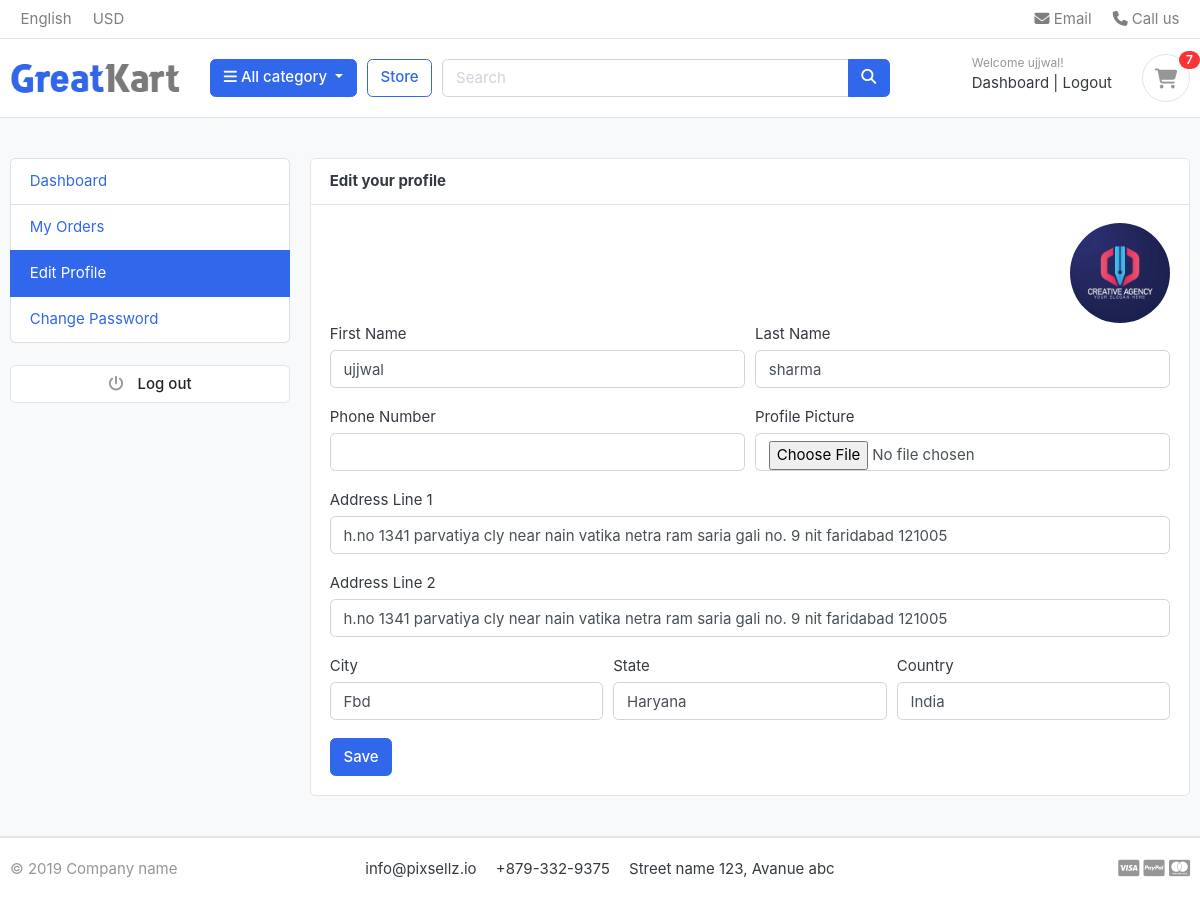
/accounts/edit_profile/ (signed in), run on the app's committed database.
### accounts/models.py (models this page shows, shortened)
class Account(AbstractBaseUser):
    first_name      = models.CharField(max_length=50)
    last_name       = models.CharField(max_length=50)
    username        = models.CharField(max_length=50, unique=True)
    email           = models.EmailField(max_length=100, unique=True)
    phone_number    = models.CharField(max_length=50)
    date_joined     = models.DateTimeField(auto_now_add=True)
    last_login      = models.DateTimeField(auto_now_add=True)
    is_admin        = models.BooleanField(default=False)
    is_staff        = models.BooleanField(default=False)
    is_active        = models.BooleanField(default=False)
    is_superadmin        = models.BooleanField(default=False)
    USERNAME_FIELD = 'email'
    REQUIRED_FIELDS = ['username', 'first_name', 'last_name']
    objects = MyAccountManager()

class UserProfile(models.Model):
    user = models.OneToOneField(Account, on_delete=models.CASCADE)
    address_line_1 = models.CharField(blank=True, max_length=100)
    address_line_2 = models.CharField(blank=True, max_length=100)
    profile_picture = models.ImageField(blank=True, upload_to='userprofile')
    city = models.CharField(blank=True, max_length=20)
    state = models.CharField(blank=True, max_length=20)
    country = models.CharField(blank=True, max_length=20)

### accounts/views.py (the view)
# urls.py: path('edit_profile/', views.edit_profile, name='edit_profile'),
@login_required(login_url='login')
def edit_profile(request):
    userprofile = get_object_or_404(UserProfile, user=request.user)
    if request.method == 'POST':
        user_form = UserForm(request.POST, instance=request.user)
        profile_form = UserProfileForm(request.POST, request.FILES, instance=userprofile)
        if user_form.is_valid() and profile_form.is_valid():
            user_form.save()
            profile_form.save()
            messages.success(request, 'Your profile has been updated.')
            return redirect('edit_profile')
    else:
        user_form = UserForm(instance=request.user)
        profile_form = UserProfileForm(instance=userprofile)
    context = {
        'user_form': user_form,
        'profile_form': profile_form,
        'userprofile': userprofile,
    }
    return render(request, 'accounts/Edit_Profile.html', context)

### accounts/forms.py
class UserForm(forms.ModelForm):
    class Meta:
        model = Account
        fields = ('first_name', 'last_name', 'phone_number')
    def __init__(self, *args, **kwargs):
        super(UserForm, self).__init__(*args, **kwargs)
        for field in self.fields:
            self.fields[field].widget.attrs['class'] = 'form-control'

class UserProfileForm(forms.ModelForm):
    profile_picture = forms.ImageField(required=False, error_messages = {'invalid':("Image files only")}, widget=forms.FileInput)
    class Meta:
        model = UserProfile
        fields = ('address_line_1', 'address_line_2', 'city', 'state', 'country', 'profile_picture')
    def __init__(self, *args, **kwargs):
        super(UserProfileForm, self).__init__(*args, **kwargs)
        for field in self.fields:
            self.fields[field].widget.attrs['class'] = 'form-control'

### carts/context_processors.py (called while the page is built)
def counter(request):
    cart_count = 0
    if 'admin' in request.path:
        return {}
    else:
        try:
            cart = Cart.objects.filter(cart_id = _cart_id(request))
            if request.user.is_authenticated:
                cart_items = CartItem.objects.all().filter(user=request.user)
            else:
                cart_items = CartItem.objects.all().filter(cart=cart[:1])
            for cart_item in cart_items:
                cart_count += cart_item.quantity
        except Cart.DoesNotExist:
            cart_count = 0
    return dict(cart_count=cart_count)

### carts/views.py (called while the page is built)
def  _cart_id(request):
    cart = request.session.session_key
    if not cart:
        cart = request.session.create()
    return cart

### category/context_processors.py (called while the page is built)
def menu_links(request):
    links = Category.objects.all()
    return dict(links = links)

### category/models.py (called while the page is built)
    def get_url(self):
        return reverse('products_by_category', args=[self.slug])             # products_by_category =url name

### templates/accounts/Edit_Profile.html (shortened to what this page needs)
{% extends 'base.html' %}
{% block content %}
<section class="section-conten padding-y bg">
<div class="container">
	<div class="row">
	{% include 'includes/dashboard_sidebar.html' %}
	<main class="col-md-9">
		<article class="card">
		<header class="card-header">
			<strong class="d-inline-block mr-3">Edit your profile</strong>
		</header>
		<div class="card-body">
			<div class="text-right">
				<img src="{{userprofile.profile_picture.url}}" alt="Profile Picture" width="100" style="border-radius:50px;">
			</div>
			<div class="row">
			<div class="col-md-12">
				<form action="{% url 'edit_profile' %}" method="POST" enctype="multipart/form-data">
					<div class="form-row">
						<div class="form-group col-md-6">
							<label>First Name</label>
							{{user_form.first_name}}
						</div>
						<div class="form-group col-md-6">
							<label>Last Name</label>
							{{user_form.last_name}}
						</div>
					</div>
					<div class="form-row">
						<div class="form-group col-md-6">
							<label>Phone Number</label>
							{{user_form.phone_number}}
						</div>
						<div class="form-group col-md-6">
							<label>Profile Picture</label>
							{{profile_form.profile_picture}}
						</div>
					</div>
					<div class="form-group">
						<label>Address Line 1</label>
						{{profile_form.address_line_1}}
					</div>
					<div class="form-group">
						<label>Address Line 2</label>
						{{profile_form.address_line_2}}
					</div>
					<div class="form-row">
						<div class="form-group col-md-4">
							<label>City</label>
							{{profile_form.city}}
						</div>
						<div class="form-group col-md-4">
							<label>State</label>
							{{profile_form.state}}
						</div>
						<div class="form-group col-md-4">
							<label>Country</label>
							{{profile_form.country}}
						</div>
					</div>
					<input type="submit" value="Save" class="btn btn-primary">
				</form>
			</div>
			</div>
		</div>
		</article>
	</main>
</div>
</div>
</section>
{% endblock %}

### templates/includes/navbar.html (shortened to what this page needs)
{% load static %}
<header class="section-header">
    <nav class="navbar p-md-0 navbar-expand-sm navbar-light border-bottom">
    <div class="container">
      <div class="collapse navbar-collapse" id="navbarTop4">
        <ul class="navbar-nav mr-auto">
            <li class="nav-item dropdown">
                 <a href="#" class="nav-link">   English </a>
            </li>
            <li class="nav-item dropdown">
                <a href="#" class="nav-link"> USD </a>
            </li>
        </ul>
        <ul class="navbar-nav">
            <li><a href="#" class="nav-link"> <i class="fa fa-envelope"></i> Email </a></li>
            <li><a href="#" class="nav-link"> <i class="fa fa-phone"></i> Call us </a></li>
        </ul>
      </div>
    </div>
    </nav>
    <section class="header-main border-bottom">
        <div class="container">
    <div class="row align-items-center">
        <div class="col-lg-2 col-md-3 col-6">
            <a href="/" class="brand-wrap">
                <img class="logo" src="{% static 'images/logo.png' %}">
            </a>
        </div>
        <div class="col-lg col-sm col-md col-6 flex-grow-0">
            <div class="category-wrap dropdown d-inline-block float-right">
                <button type="button" class="btn btn-primary dropdown-toggle" data-toggle="dropdown">
                    <i class="fa fa-bars"></i> All category
                </button>
            </div>
        </div>
        <a href="{% url 'store' %}" class="btn btn-outline-primary">Store</a>
        <div class="col-lg  col-md-6 col-sm-12 col">
            <form action="{% url 'search' %}" class="search" method='GET'>
                <div class="input-group w-100">
                    <input type="text" class="form-control" style="width:60%;" placeholder="Search" name="keyword">
                    <div class="input-group-append">
                      <button class="btn btn-primary" type="submit">
                        <i class="fa fa-search"></i>
                      </button>
                    </div>
                </div>
            </form>
        </div>
        <div class="col-lg-3 col-sm-6 col-8 order-2 order-lg-3">
                    <div class="d-flex justify-content-end mb-3 mb-lg-0">
                        {% if user.id is None %}
                        <div class="widget-header">
                            <small class="title text-muted">Welcome guest!</small>
                            <div>
                                <a href="{% url 'login' %}">Sign in</a> <span class="dark-transp"> | </span>
                                <a href="{% url 'register' %}"> Register</a>
                            </div>
                        </div>
                        <a href="{% url 'cart' %}" class="widget-header pl-3 ml-3">
                            <div class="icon icon-sm rounded-circle border"><i class="fa fa-shopping-cart"></i></div>
                            <span class="badge badge-pill badge-danger notify">{{cart_count}}</span>
                        </a>
                    </div>
                    {% else %}
                    <div class="widget-header">
                        <small class="title text-muted">Welcome {{user.first_name}}!</small>
                        <div>
                          <a href="{% url 'dashboard' %}">Dashboard</a> <span class="dark-transp"> | </span>
                          <a href="{% url 'logout' %}"> Logout</a>
                        </div>
                      </div>
                      <a href="{% url 'cart' %}" class="widget-header pl-3 ml-3">
                        <div class="icon icon-sm rounded-circle border"><i class="fa fa-shopping-cart"></i></div>
                        <span class="badge badge-pill badge-danger notify">{{cart_count}}</span>
                    </a>
                      {% endif %}
                </div>
    </div>
        </div>
    </section>
    </header>

### static/css/ui.css (style rules this page uses)
html { font-family: "Inter", sans-serif; font-size: 15px; }
.icon-xs, .icon-sm, .icon-md, .icon-lg { display: inline-block; text-align: center; flex-shrink: 0; flex-grow: 0; }
.icon-sm { width: 48px; height: 48px; line-height: 48px !important; font-size: 20px; }
.padding-y { padding-top: 40px; padding-bottom: 40px; }
article:after, .form-group:after { display: block; clear: both; content: ""; }
.bg { background-color: #f8f9fa; }
.header-main { position: relative; padding-top: 1rem; padding-bottom: 1rem; }
.brand-wrap .logo, .navbar-brand .logo { margin-right: 7px; max-height: 42px; display: inline-block; }
.widget-header { display: inline-block; vertical-align: middle; position: relative; }
.widget-header a { color: #343a40; }
.widget-header i { color: #969696; }
.widget-header .title { display: block; }
.widget-header .notify { position: absolute; top: -3px; right: -10px; }
.notify { position: absolute; top: -4px; right: -10px; display: inline-block; padding: 0.25em 0.6em; font-size: 12px; line-height: 1; text-align: center; border-radius: 3rem; color: #fff; background-color: #fa3434; }

### data on the page
Account: first_name "ujjwal", last_name "sharma"
UserProfile: profile_picture (picture), address_line_1 "h.no 1341 parvatiya cly near nain vatika netra ram saria gali no. 9 nit faridabad 121005", address_line_2 "h.no 1341 parvatiya cly near nain vatika netra ram saria gali no. 9 nit faridabad 121005", city "Fbd", state "Haryana", country "India"

### other printed values
{{ cart_count }} "7"
